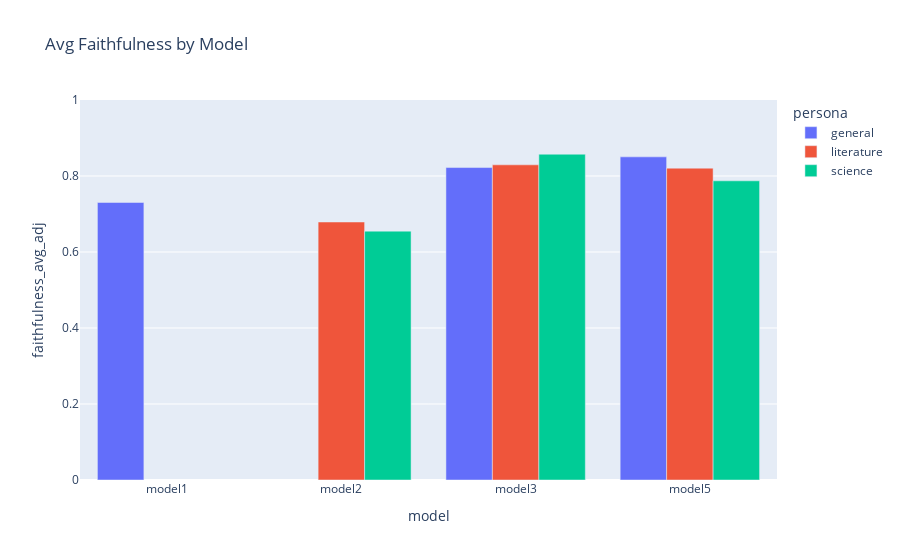

Notebook code for this chart:
### Code cell
fig = px.bar(
    summary_df,
    x = "model",
    y = "faithfulness_avg_adj",
    color = "persona",
    barmode = "group",
    title = "Avg Faithfulness by Model",
    category_orders = {"model": ["model1", "model2", "model3"]},
    range_y = [0, 1]
)

fig.show()

### Figure 1 — Plotly figure (JSON) as saved in the notebook; plotly's stock layout.template omitted (floating-point values rounded to 4 significant figures)
{"data": [{"alignmentgroup": "True", "hovertemplate": "persona=general<br>model=%{x}<br>faithfulness_avg_adj=%{y}<extra></extra>", "legendgroup": "general", "marker": {"color": "#636efa", "pattern": {"shape": ""}}, "name": "general", "offsetgroup": "general", "orientation": "v", "showlegend": true, "textposition": "auto", "type": "bar", "x": ["model1", "model3", "model5"], "xaxis": "x", "y": [0.7304, 0.8222, 0.8504], "yaxis": "y"}, {"alignmentgroup": "True", "hovertemplate": "persona=literature<br>model=%{x}<br>faithfulness_avg_adj=%{y}<extra></extra>", "legendgroup": "literature", "marker": {"color": "#EF553B", "pattern": {"shape": ""}}, "name": "literature", "offsetgroup": "literature", "orientation": "v", "showlegend": true, "textposition": "auto", "type": "bar", "x": ["model2", "model3", "model5"], "xaxis": "x", "y": [0.6789, 0.8294, 0.8206], "yaxis": "y"}, {"alignmentgroup": "True", "hovertemplate": "persona=science<br>model=%{x}<br>faithfulness_avg_adj=%{y}<extra></extra>", "legendgroup": "science", "marker": {"color": "#00cc96", "pattern": {"shape": ""}}, "name": "science", "offsetgroup": "science", "orientation": "v", "showlegend": true, "textposition": "auto", "type": "bar", "x": ["model2", "model3", "model5"], "xaxis": "x", "y": [0.6549, 0.8574, 0.7873], "yaxis": "y"}], "layout": {"barmode": "group", "legend": {"title": {"text": "persona"}, "tracegroupgap": 0}, "title": {"text": "Avg Faithfulness by Model"}, "xaxis": {"anchor": "y", "categoryarray": ["model1", "model2", "model3"], "categoryorder": "array", "domain": [0, 1], "title": {"text": "model"}}, "yaxis": {"anchor": "x", "domain": [0, 1], "range": [0, 1], "title": {"text": "faithfulness_avg_adj"}}}}
